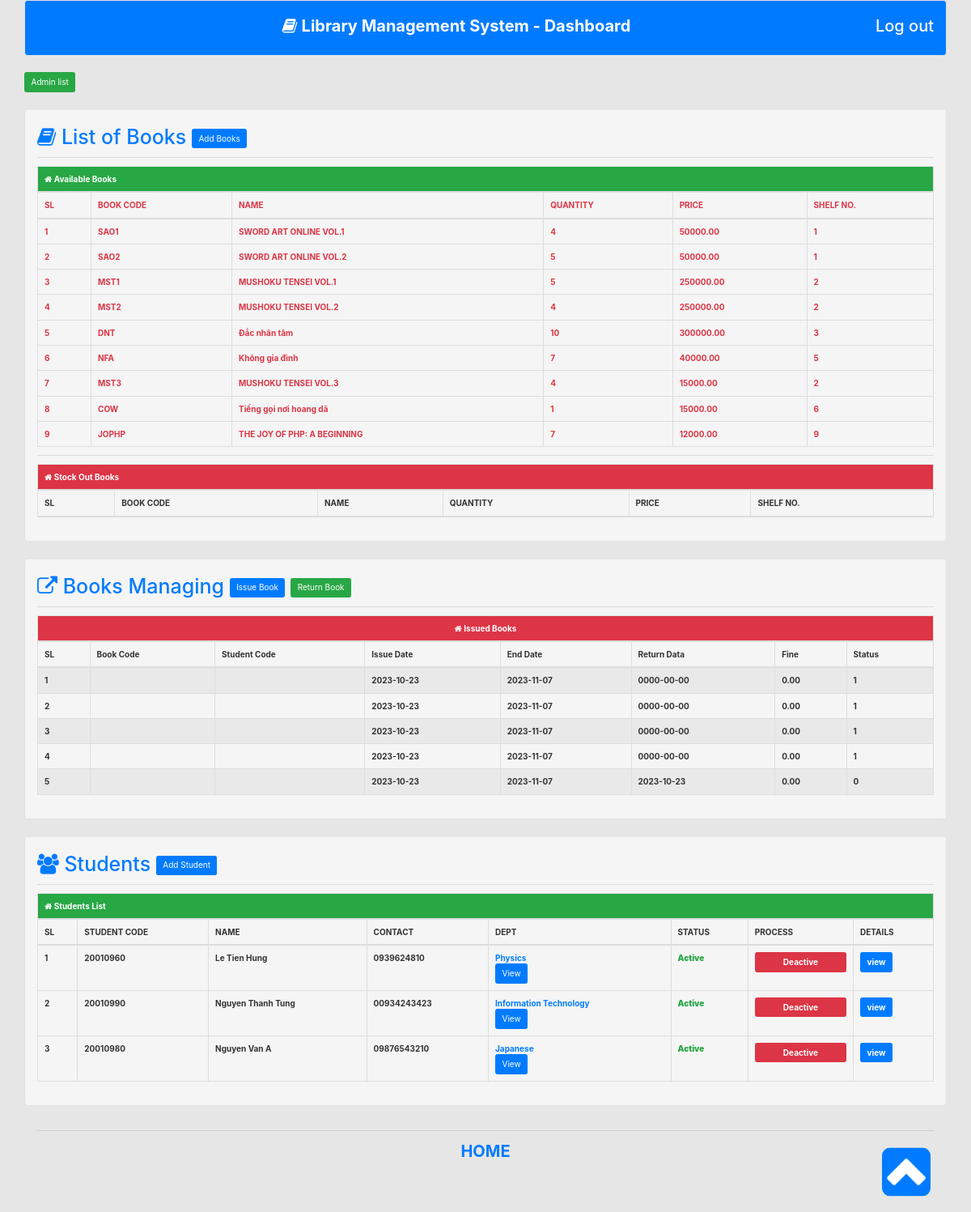
The page /cpanel.php (signed in) on the database as committed earlier.
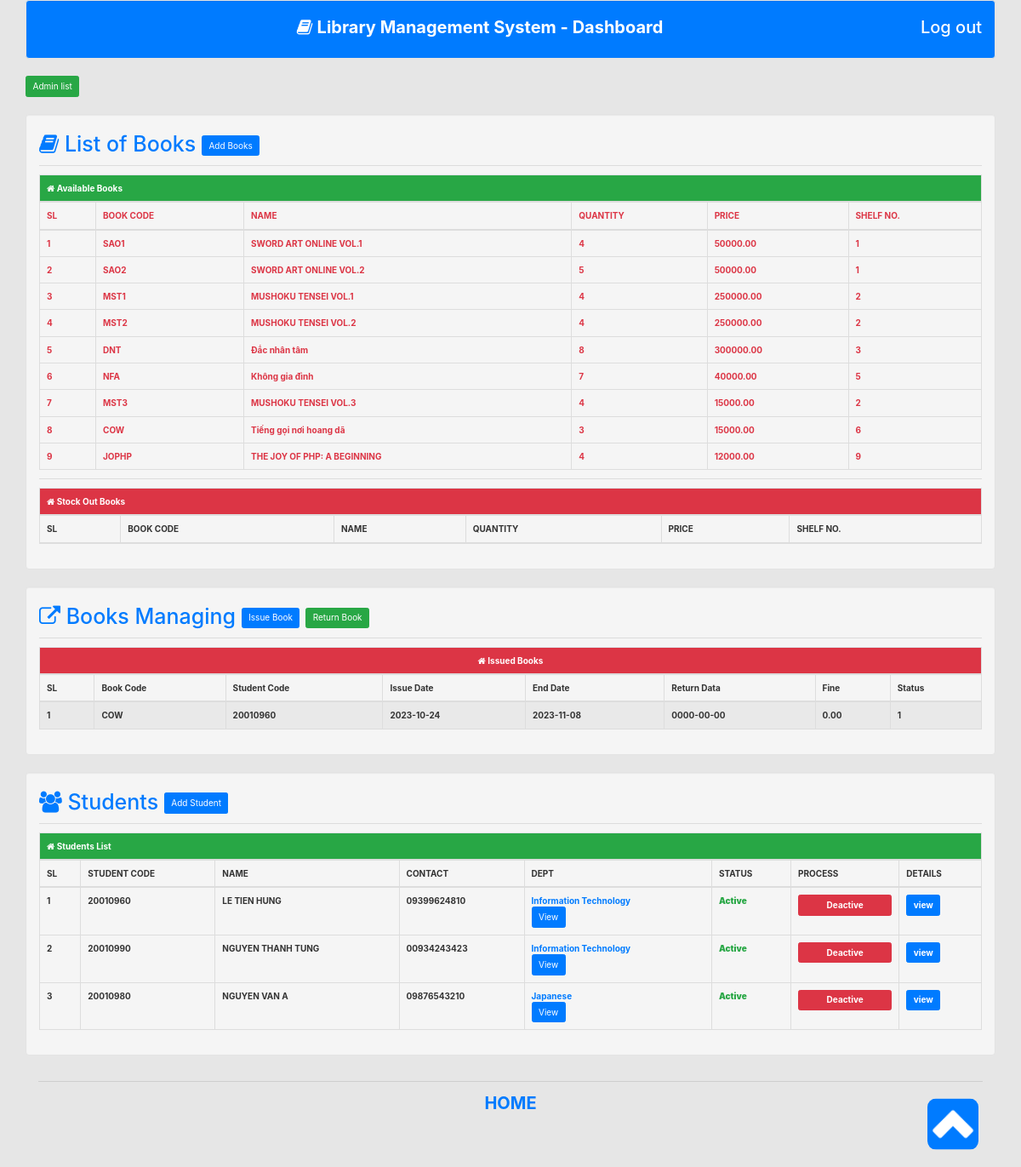
The same page on the database as committed later.
### tables this page shows
CREATE TABLE `libsys_books` (
  `b_id` int(11) NOT NULL,
  `b_code` varchar(50) NOT NULL,
  `b_name` varchar(50) NOT NULL,
  `b_author` int(11) NOT NULL,
  `b_publishar` int(11) NOT NULL,
  `b_qty` int(11) NOT NULL,
  `b_self` int(11) NOT NULL,
  `b_price` decimal(10,2) NOT NULL,
  `b_status` int(11) NOT NULL
);

CREATE TABLE `libsys_issue` (
  `i_id` int(11) NOT NULL,
  `i_book_code` varchar(11) NOT NULL,
  `i_student_code` int(11) NOT NULL,
  `i_check` int(11) NOT NULL COMMENT 'book_id+student_id',
  `i_date` date NOT NULL,
  `i_e_date` date NOT NULL COMMENT 'End date',
  `i_r_date` date NOT NULL,
  `i_fine` decimal(10,2) NOT NULL,
  `i_status` int(11) NOT NULL COMMENT '0=return,1=issued'
);

CREATE TABLE `libsys_students` (
  `s_id` int(11) NOT NULL,
  `s_code` varchar(50) NOT NULL,
  `s_name` varchar(50) NOT NULL,
  `s_dept` int(11) NOT NULL,
  `s_semester` int(11) NOT NULL,
  `s_contact` varchar(50) NOT NULL,
  `s_password` varchar(255) NOT NULL,
  `s_status` int(11) NOT NULL
);

CREATE TABLE `libsys_departments` (
  `d_id` int(11) NOT NULL,
  `d_code` varchar(100) NOT NULL,
  `d_name` varchar(100) NOT NULL
);

### includes/functions.php (called while the page is built, shortened)
<?php
include './includes/dbconnect.php';
function get_all_libsys_books($b_status){
    $var = array();
    global $link;
    $query = mysqli_query($link,"SELECT * FROM libsys_books WHERE b_status='".$b_status."' ");
    if($query){
        while($row = mysqli_fetch_array($query)){
            $var[] = $row;
        }
    }else{
        echo mysqli_error();
    }
    return $var;
}
function get_all_libsys_students(){
    $var = array();
    global $link;
    $query = mysqli_query($link,"SELECT * FROM libsys_students ");
    if($query){
        while($row = mysqli_fetch_array($query)){
            $var[] = $row;
        }
    }else{
        echo mysqli_error();
    }
    return $var;
}
function get_all_libsys_issue() {
    $var = array();
    global $link;
    $query = mysqli_query($link,"SELECT * FROM libsys_issue");
    if($query){
        while($row = mysqli_fetch_array($query)){
            $var[] = $row;
        }
    }else{
        echo mysqli_error();
    }
    return $var;
}
function get_dept_info_by_id($d_id){
    $var = array();
    global $link;
    $query = mysqli_query($link,"SELECT * FROM libsys_departments WHERE d_id='".$d_id."'");
    if($query){
        $var = mysqli_fetch_array($query);
    }
    return $var;
}

### cpanel.php (the view, shortened to what this page needs)
<?php
if(isset($_SESSION['se_admin'])){
include './includes/functions.php';
?>
<!DOCTYPE html>
<html>
<head>
    <?php include './head.php'; ?>
</head>
<body class="btn-default">
<div class="container">
    <div class="row">
        <div class="col-md-12 well bg-primary" >
            <h2 class="text-center"><i class="fa fa-book"></i> <b>Library Management System - Dashboard</b><a style="color: white; float: right;" href="logout.php">Log out</a></h2>
        </div>
        <div><a class="btn btn-success pull-right" href="admin_list.php">Admin list</a> </div> <br><br><br>
        <div class="col-md-12 well">
            <h1 class="text-primary"><i class="fa fa-book"></i> List of Books <a class="btn btn-primary" href="add_book.php">Add Books</a></h1>
            <hr/>
            <table class="table table-bordered text-danger">
                <thead>
                <tr class="btn-success">
                    <td colspan="6"><b><i class="fa fa-home"></i> Available Books</b></td>
                </tr>
                <tr>
                    <td><b>SL</b></td>
                    <td><b>BOOK CODE</b></td>
                    <td><b>NAME</b></td>
                    <td><b>QUANTITY</b></td>
                    <td><b>PRICE</b></td>
                    <td><b>SHELF NO.</b></td>
                </tr>
                </thead>
                <tbody>
                <?php
                $status='1';
                $all_books=get_all_libsys_books($status);
                foreach($all_books as $books){
                    ?>
                    <tr>
                        <td><b><?php echo $books['b_id']; ?></b></td>
                        <td><b><?php echo $books['b_code']; ?></b></td>
                        <td><b><?php echo $books['b_name']; ?></b></td>
                        <td><b><?php echo $books['b_qty']; ?></b></td>
                        <td><b><?php echo $books['b_price']; ?></b></td>
                        <td><b><?php echo $books['b_self']; ?></b></td>
                    </tr>
                <?php } ?>
                </tbody>
            </table>
            <hr/>
            <table class="table table-bordered">
                <thead>
                <tr class="btn-danger">
                    <td colspan="6"><b><i class="fa fa-home"></i> Stock Out Books</b></td>
                </tr>
                <tr>
                    <td><b>SL</b></td>
                    <td><b>BOOK CODE</b></td>
                    <td><b>NAME</b></td>
                    <td><b>QUANTITY</b></td>
                    <td><b>PRICE</b></td>
                    <td><b>SHELF NO.</b></td>
                </tr>
                </thead>
            </table>
        </div>
        <div class="col-md-12 well">
            <h1 class="text-primary"><i class="fa fa-external-link"></i> Books Managing <a class="btn btn-primary" href="issue_book.php">Issue Book</a> <a class="btn btn-success" href="return_book.php">Return Book</a> </h1>
            <hr>
            <table class="table table-bordered table-striped">
                <thead>
                <tr class="btn-danger text-center">
                    <td colspan="8"><b><i class="fa fa-home"></i> Issued Books</b></td>
                </tr>
                <tr>
                    <td><b>SL</b></td>
                    <td><b>Book Code</b></td>
                    <td><b>Student Code</b></td>
                    <td><b>Issue Date</b></td>
                    <td><b>End Date</b></td>
                    <td><b>Return Data</b></td>
                    <td><b>Fine</b></td>
                    <td><b>Status</b></td>
                </tr>
                </thead>
                <tbody>
                <?php
                $serial = 1;
                $all_issue_books=get_all_libsys_issue();
                foreach($all_issue_books as $books){
                    ?>
                    <tr>
                        <td><b><?= $serial; ?></b></td>
                        <td><b><?= $books['i_book_code']; ?></b></td>
                        <td><b><?= $books['i_student_code']; ?></b></td>
                        <td><b><?= $books['i_date']; ?></b></td>
                        <td><b><?= $books['i_e_date']; ?></b></td>
                        <td><b><?= $books['i_r_date']; ?></b></td>
                        <td><b><?= $books['i_fine']; ?></b></td>
                        <td><b><?= $books['i_status']; ?></b></td>
                    </tr>
                    <?php $serial++; } ?>
                </tbody>
            </table>
        </div>
    </div>
    <div class="row">
        <div class="col-md-12 well">
            <h1 class="text-primary"><i class="fa fa-users"></i> Students <a class="btn bg-primary" href="add_student.php">Add Student</a></h1>
            <hr/>
            <table class="table table-bordered">
                <thead>
                <tr class="btn-success">
                    <td colspan="9"><b><i class="fa fa-home"></i> Students List</b></td>
                </tr>
                <tr>
                    <td><b>SL</b></td>
                    <td><b>STUDENT CODE</b></td>
                    <td><b>NAME</b></td>
                    <td><b>CONTACT</b></td>
                    <td><b>DEPT</b></td>
                    <td><b>STATUS</b></td>
                    <td><b>PROCESS</b></td>
                    <td><b>DETAILS</b></td>
                </tr>
                </thead>
                <tbody>
                <?php
                $all_students=get_all_libsys_students();
                $i=1;
                foreach($all_students as $students){
                    $dept_info= get_dept_info_by_id($students['s_dept']);
                    ?>
                    <tr>
                        <td><b><?php echo $i; ?></b></td>
                        <td><b><?php echo $students['s_code']; ?></b></td>
                        <td><b><?php echo $students['s_name']; ?></b></td>
                        <td><b><?php echo $students['s_contact']; ?></b></td>
                        <td><b><a target="_blank" href="dept.php?d_id=<?php echo $dept_info['d_id']; ?>"><?php echo $dept_info['d_name']; ?></a>
                                <form action="dept.php" method="post">
                                    <button class="btn btn-primary">View</button>
                                </form>
                            </b></td>
                        <td><b><?php
                                if($students['s_status']=='1'){
                                    echo '<b class="text-success">Active</b>';
                                }else{
                                    echo '<b class="text-danger">Deactive</b>';
                                }
                                ?></b>
                        </td>
                        <td><b><?php
                                if($students['s_status']=='1'){ ?>
                                    <form action="" method="post">
                                        <button class="btn btn-danger btn-block"><b>Deactive</b></button>
                                    </form>
                                <?php } ?></b>
                        </td>
                        <td><a class="btn btn-primary" target="_blank" href="profile.php?s_id=<?php echo $students['s_id']; ?>"><b>view</b></a></td>
                    </tr>
                    <?php $i++; } ?>
                </tbody>
            </table>
        </div>
    </div>
    <?php include './footer.php'; ?>
</div>
        <a href="#"><img class="top" src="./images/top.png"></a>
</body>
</html>
<?php
}else{
    echo "<meta http-equiv='refresh' content='.5;url=index.php'>";
}
?>

### head.php (shortened to what this page needs)
<link href="css/bootstrap.min.css" type="text/css" rel="stylesheet"  />
<link href="font-awesome/css/font-awesome.min.css" rel="stylesheet"  />
<link rel="stylesheet" href="https://maxcdn.bootstrapcdn.com/bootstrap/4.1.3/css/bootstrap.min.css">

### footer.php
<hr/>
<center>
    <a style="font-size: 2em; font-weight: bolder; " href="index.php">HOME</a>
</center>

Rows that differ between the two databases and show on the page:
removed libsys_issue: i_date "2023-10-23", i_e_date "2023-11-07", i_r_date "0000-00-00", i_fine "0.00", i_status "1"
removed libsys_issue: i_date "2023-10-23", i_e_date "2023-11-07", i_r_date "0000-00-00", i_fine "0.00", i_status "1"
removed libsys_issue: i_date "2023-10-23", i_e_date "2023-11-07", i_r_date "0000-00-00", i_fine "0.00", i_status "1"
removed libsys_issue: i_date "2023-10-23", i_e_date "2023-11-07", i_r_date "0000-00-00", i_fine "0.00", i_status "1"
removed libsys_issue: i_date "2023-10-23", i_e_date "2023-11-07", i_r_date "2023-10-23", i_fine "0.00", i_status "0"
changed libsys_books "MST1": b_qty "5" → "4"
changed libsys_books "DNT": b_qty "10" → "8"
changed libsys_books "COW": b_qty "1" → "3"
changed libsys_books "JOPHP": b_qty "7" → "4"
added libsys_issue: i_book_code "COW", i_student_code "20010960", i_date "2023-10-24", i_e_date "2023-11-08", i_r_date "0000-00-00", i_fine "0.00", i_status "1"
changed libsys_students: s_name "Le Tien Hung" → "LE TIEN HUNG"; s_contact "0939624810" → "09399624810"; libsys_departments.d_name "Physics" → "Information Technology"
changed libsys_students: s_name "Nguyen Thanh Tung" → "NGUYEN THANH TUNG"
changed libsys_students "Japanese": s_name "Nguyen Van A" → "NGUYEN VAN A"
